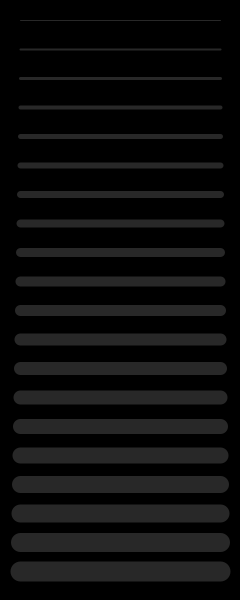
Frame 1 (no input)
Frame 2 (the mouse pressed at the canvas centre, redrawn once): identical to frame 1, image omitted

The Processing sketch that drew this single still picture (run headless with seeded random() and noise(); the mouse was pressed at the canvas centre and the sketch redrawn once):

// Processing sketch: PV003_horizLines
// ── PV003_horizLines.pde
// draws horizontal lines with different stroke weight
//
// suggested modification: change the color of the lines, maybe from black (top) to white (bottom)

void setup() {
  size(240, 600);
  noLoop();
}

void draw() {
  background(0);
  stroke(40);
  
  final int nLines = 20;
  final int lateralSpacing = 20;
  final int verticalSpacing = 20;
  final int lineHeight = (height - verticalSpacing)/nLines;
  for (int i = 0; i < nLines; i++) {
    strokeWeight(i+1);
    line(lateralSpacing, verticalSpacing + i*lineHeight, width - lateralSpacing, verticalSpacing + i*lineHeight);
  }
}
